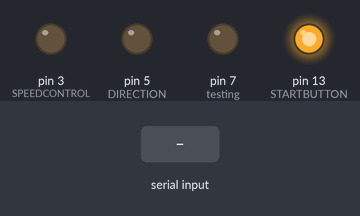
Bench run of a sketch on a simulated Arduino Uno, built with avr-gcc and run on an emulated ATmega328P. Shown: output pins drawn as LEDs (lit = HIGH). The test bench sets the inputs (shaded band).

Above: at 1.2 s.
1.3 s: "F" received over Serial
At 3.1 s:
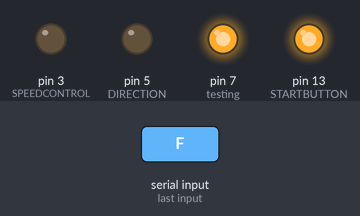
At 6.6 s:
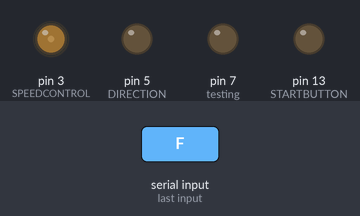
Timing chart, 0 to 11.8 s (numbered marks = the images above; inputs shaded):
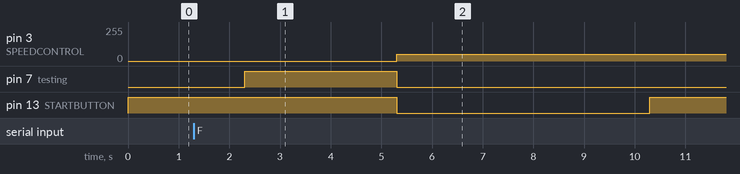

The sketch:

conveyor_ros_arduino.ino
```cpp
#include <ros.h>
#include <std_msgs/String.h>
// ROS Master needs to have a topic "ready" and must send it either "F" or "R"

# define STARTBUTTON 13
# define DIRECTION 5
# define SPEEDCONTROL 3
# define TIME_DELAY 5000

void moveForward() {
  analogWrite(SPEEDCONTROL, 50);
  digitalWrite(DIRECTION, LOW);
  digitalWrite(STARTBUTTON,LOW);
  delay(TIME_DELAY);
  digitalWrite(STARTBUTTON, HIGH);
}
void moveReverse() {
  analogWrite(SPEEDCONTROL, 50);
  digitalWrite(DIRECTION, HIGH);
  digitalWrite(STARTBUTTON,LOW);
  delay(TIME_DELAY);
  digitalWrite(STARTBUTTON, HIGH);
}

void setup() {
  pinMode(STARTBUTTON, OUTPUT);
  pinMode(DIRECTION, OUTPUT);
  pinMode(SPEEDCONTROL, OUTPUT);
  pinMode(7,OUTPUT); // testing

  Serial.begin(9600);
  digitalWrite(STARTBUTTON, HIGH);
}

void loop() {
  if (Serial.available() > 0) {
    String data = Serial.readString();

    if (data.equals("F")) {
      digitalWrite(7, HIGH); // This is just for testing
      delay(3000);
      digitalWrite(7,LOW);
      moveForward();
    } else if (data.equals("R")) {
      moveReverse();
    }
    Serial.flush();
  }
}
```

Measured:
- after the input at 1.3 s, pin 3 (SPEEDCONTROL): 0/255 → 50/255 after 4.0 s; pin 7 (testing): LOW → HIGH after 1.0 s, → LOW 3.0 s later; pin 13 (STARTBUTTON): HIGH → LOW after 4.0 s, → HIGH 5.0 s later
